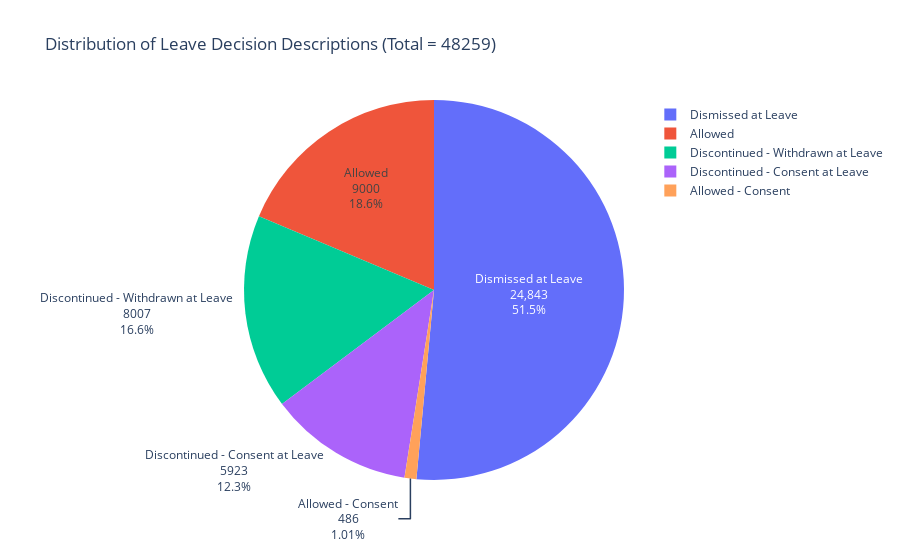

This figure's notebook cell:
### Code cell
decision_desc = df.groupby("LIT Leave Decision Desc")["LIT Litigation Count"].sum().nlargest().reset_index()

# Calculate total for annotations
total_litigation = decision_desc["LIT Litigation Count"].sum()

# Create the pie chart
fig = px.pie(
    decision_desc,
    names="LIT Leave Decision Desc",
    values="LIT Litigation Count",
    title=f"Distribution of Leave Decision Descriptions (Total = {total_litigation})",
)

# Update text and hover settings
fig.update_traces(
    textinfo="label+percent+value",  # show category, percent, and raw value on the chart
    hovertemplate="<b>%{label}</b><br>Count: %{value}<br>Percentage: %{percent}<extra></extra>"
)

fig.show()

### Figure 1 — Plotly figure (JSON) as saved in the notebook; plotly's stock layout.template omitted (floating-point values rounded to 4 significant figures)
{"data": [{"domain": {"x": [0, 1], "y": [0, 1]}, "hovertemplate": "<b>%{label}</b><br>Count: %{value}<br>Percentage: %{percent}<extra></extra>", "labels": ["Dismissed at Leave", "Allowed", "Discontinued - Withdrawn at Leave", "Discontinued - Consent at Leave", "Allowed - Consent"], "legendgroup": "", "name": "", "showlegend": true, "textinfo": "label+percent+value", "type": "pie", "values": [24843, 9000, 8007, 5923, 486]}], "layout": {"legend": {"tracegroupgap": 0}, "title": {"text": "Distribution of Leave Decision Descriptions (Total = 48259)"}}}
